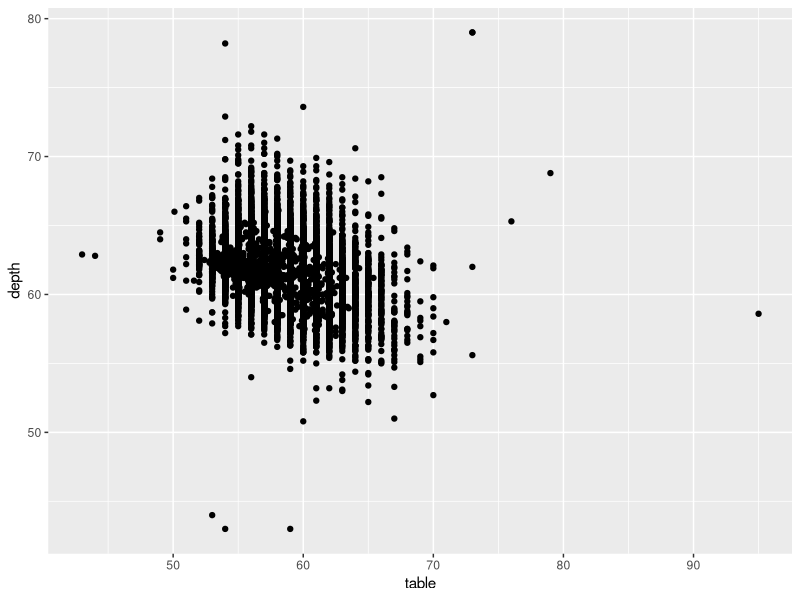
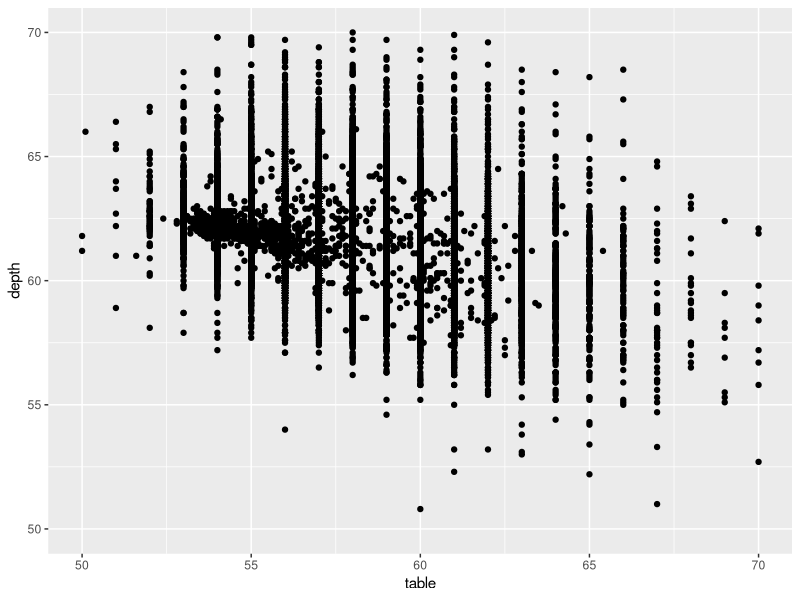
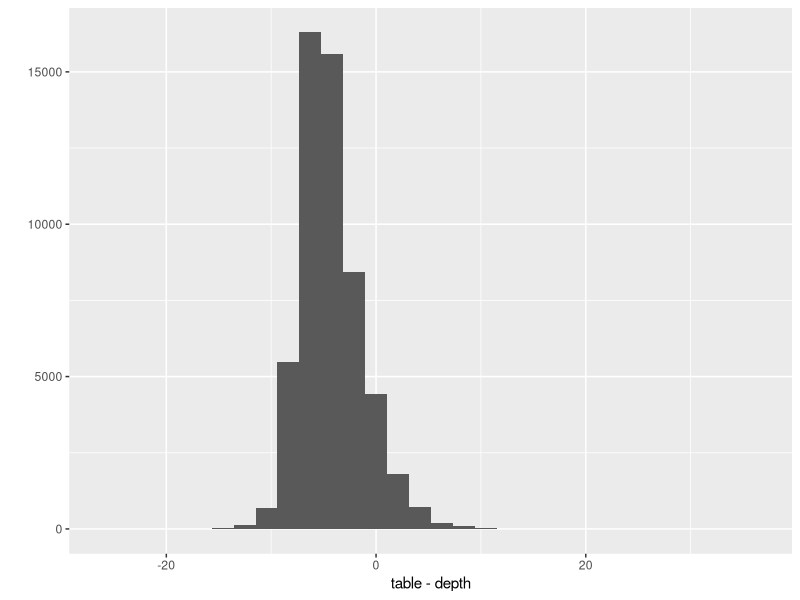
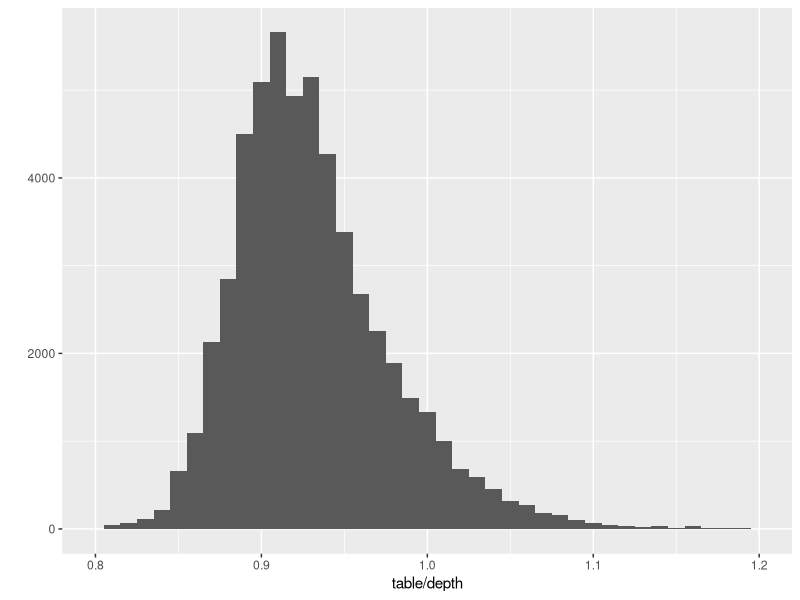

Recreate these plots in R, in order. (Note: this script raises an error after producing the figures.)
#' ---
#' title: "Lecture 6 for Hadley Wickham's STAT 405 at Rice U. \t Statistical Reports" 
#' author: "Mark Blackmore"
#' date: "`r format(Sys.Date())`"
#' output: github_document
#' ---

library(ggplot2)
library(plyr)

## Example: Good code presentation
# Table and depth -------------------------
qplot(table, depth, data = diamonds)
qplot(table, depth, data = diamonds) +
  xlim(50, 70) + ylim(50, 70)
# Is there a linear relationship?
qplot(table - depth, data = diamonds,
      geom = "histogram")
# This bin width seems the most revealing
qplot(table / depth, data = diamonds,
      geom = "histogram", binwidth = 0.01) +
  xlim(0.8, 1.2)
# Also tried: 0.05, 0.005, 0.002

## Exercise: rewrite the following with proper style
x < - c( 1,-2,3,-4,5,NA )
y < - x * - 1
y[ y>0 ]

### Answer
x <- c(1, -2, 3, -4, 5, NA)
y <- x * -1
y[y > 0]
